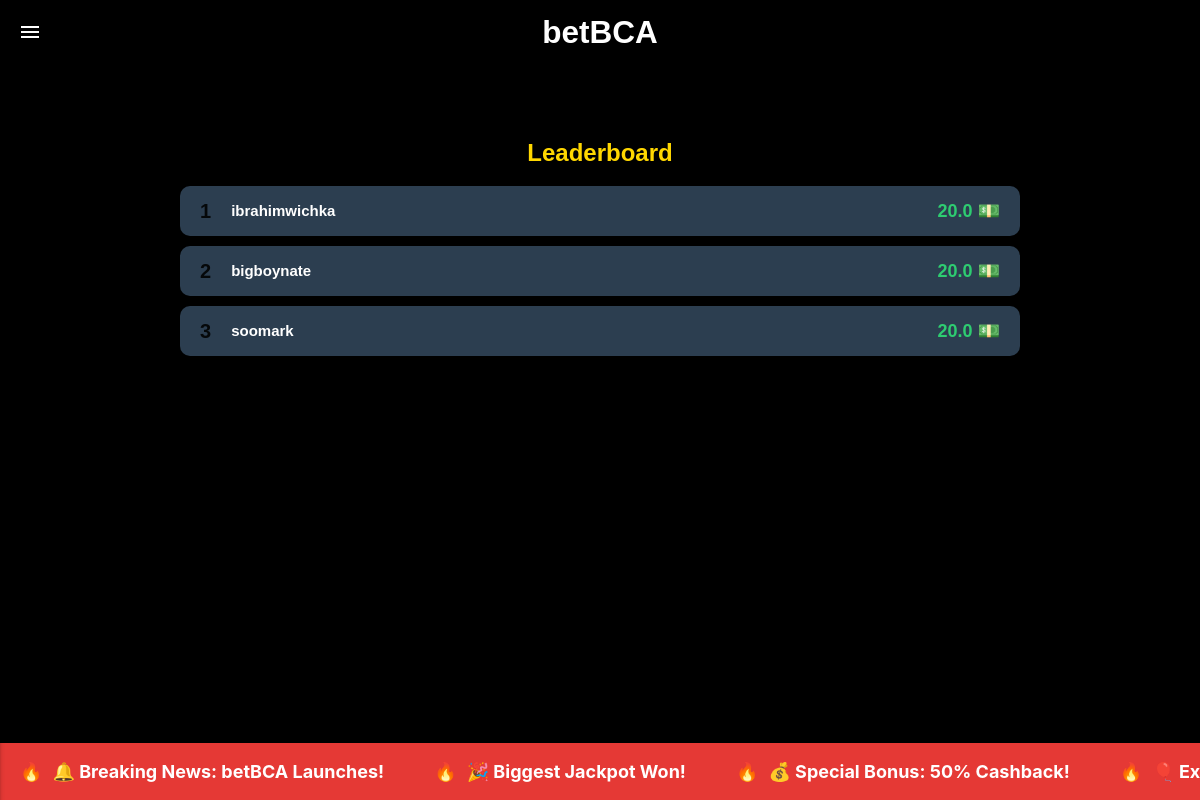
/leaderboard (signed in), run on the app's committed database.
### tables this page shows
CREATE TABLE users (
            id INTEGER PRIMARY KEY AUTOINCREMENT,
            username TEXT NOT NULL UNIQUE,
            password TEXT NOT NULL,
            points REAL DEFAULT 20.00
        );

### app.py (the view)
@app.route('/leaderboard')
def leaderboard():
    if 'username' in session:
        db = get_db_connection()
        cursor = db.cursor()
        cursor.execute('SELECT * FROM users ORDER BY points DESC')
        leaderboard_data = cursor.fetchall()
        cursor.execute('SELECT points FROM users WHERE username = ?', (session['username'],))
        user_points = cursor.fetchone()['points']
        db.close()
        return render_template(
            'leaderboard.html',
            logged_in=True,
            username=session['username'],
            user_points=user_points,
            leaderboard=leaderboard_data,
            current_user=session['user_id']
        )
    else:
        return redirect('/')

### app.py (called while the page is built)
def get_db_connection():
    conn = sqlite3.connect('database.db')
    conn.row_factory = sqlite3.Row
    return conn

### templates/leaderboard.html (shortened to what this page needs)
{% extends "material/base.html" %}
{% block styles %}
    <link rel="stylesheet" href="/static/css/styles3.css">
{% endblock %}
{% block content %}
<main>
    <header>
    <nav>
      <div class="nav-wrapper black">
        <a
          href="#"
          data-target="slide-out"
          class="sidenav-trigger show-on-medium-and-up"
          ><i class="material-icons">menu</i></a
        >
        <a href="#" class="brand-logo center">betBCA</a>
      </div>
    </nav>
    </header>
    <div class="container leaderboard-container">
        <div class="leaderboard">
            <h2 class = "lead-head">Leaderboard</h2>
            <ul>
                {% for user in leaderboard %}
                <li class="{% if user['id'] == current_user_id %}highlight{% endif %}">
                    <span class="rank">{{ loop.index }}</span>
                    <span class="user-name">{{ user['username'] }}</span>
                    <span class="points"> {{user['points']}} 💵 </span>
                </li>
                {% endfor %}
            </ul>
        </div>
    </div>
    <div class="news-banner-container">
      <div class="news-banner">
        <div class="news-item">🔔 Breaking News: betBCA Launches!</div>
        <div class="news-item">🎉 Biggest Jackpot Won!</div>
        <div class="news-item">💰 Special Bonus: 50% Cashback!</div>
        <div class="news-item">🎈 Exciting Events This Weekend!</div>
      </div>
    </div>
</main>
{% endblock %}

### static/css/styles3.css (style rules this page uses)
main { display: flex; min-height: 100vh; flex-direction: column; }
.container { flex: 1; padding-top: 20px; padding-bottom: 20px; }
body { background-color: black; background-size: cover; background-repeat: no-repeat; background-attachment: fixed; background-position: center; }
.news-banner-container { background-color: #e53935; color: #ffffff; padding: 15px 20px; overflow: hidden; position: fixed; bottom: 0; width: 100%; box-shadow: 0px -2px 10px rgba(0, 0, 0, 0.2); z-index: 999; }
.news-banner { display: flex; animation: scroll 15s linear infinite; align-items: center; }
.news-item { white-space: nowrap; margin-right: 50px; color: #ffffff; font-weight: bold; font-size: 1.2rem; display: flex; align-items: center; }
.news-item::before { content: "🔥"; margin-right: 10px; }
.brand-logo { font-size: 2.5rem; font-family: "Montserrat", sans-serif; font-weight: bold; color: #ffeb3b; text-shadow: 2px 2px 4px rgba(0, 0, 0, 0.6); }
.leaderboard-container { margin-top: 20px; font-family: 'Montserrat', sans-serif; }
.leaderboard h2 { color: gold; text-align: center; margin-bottom: 20px; font-size: 24px; text-shadow: 2px 2px 4px rgba(0, 0, 0, 0.5); }
.leaderboard ul { list-style: none; padding: 0; }
.leaderboard li { background: #2c3e50; margin: 10px 0; padding: 10px 20px; border-radius: 10px; display: flex; justify-content: space-between; align-items: center; transition: transform 0.3s ease; }
.rank { font-size: 20px; font-weight: bold; margin-right: 20px; }
.user-name { flex-grow: 1; font-weight: bold; color: white; }
.points { font-size: 18px; font-weight: bold; color: #2ecc71; }
.lead-head { font-size: 22px; font-weight: bold; color: gold; }

### data on the page
users: username "ibrahimwichka", points "20.0"
users: username "bigboynate", points "20.0"
users: username "soomark", points "20.0"
